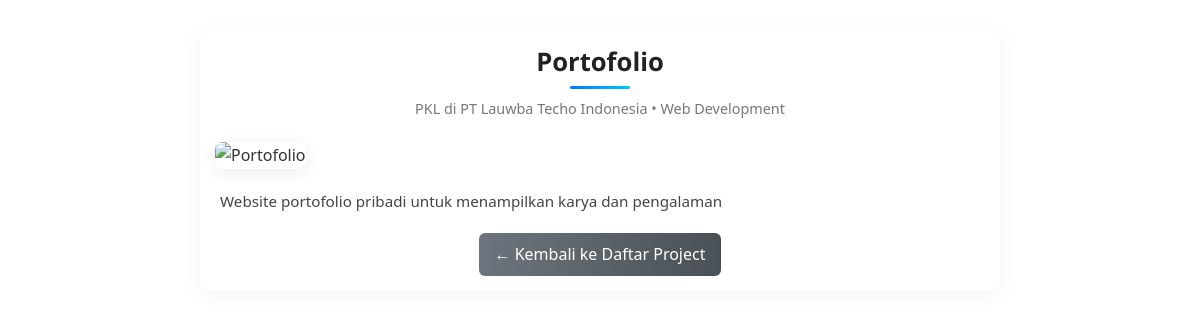
/frontend/sections/project/detail_project.php?id=3, run on the app's committed database.
### tables this page shows
CREATE TABLE `projects` (
  `id` int NOT NULL,
  `title` varchar(255) NOT NULL,
  `job` varchar(255) DEFAULT NULL,
  `category` varchar(100) DEFAULT NULL,
  `description` text,
  `image` varchar(255) DEFAULT NULL,
  `created_at` timestamp NULL DEFAULT CURRENT_TIMESTAMP,
  `updated_at` timestamp NULL DEFAULT CURRENT_TIMESTAMP ON UPDATE CURRENT_TIMESTAMP
);

### frontend/sections/project/detail_project.php (the view, shortened to what this page needs)
<?php
include "../../../config/koneksi.php";
$id = intval($_GET['id']);
$qProject = "SELECT * FROM projects WHERE id = $id";
$result = mysqli_query($connect, $qProject) or die(mysqli_error($connect));
$row = mysqli_fetch_assoc($result);
$imagePath = "../../../storages/project/" . $row['image'];
$fallbackImage = "../../../storages/project/default.jpg";
?>
<?php
include './../../partials/header.php'
?>
<section class="project-detail">
    <h2 class="project-title"><?= htmlspecialchars($row['title']) ?></h2>
    <div class="project-meta">
        <?= htmlspecialchars($row['job']) ?> &bullet; <?= htmlspecialchars($row['category']) ?>
    </div>
    <img src="<?= $imagePath ?>"
        alt="<?= htmlspecialchars($row['title']) ?>"
        class="project-cover"
        onerror="this.src='<?= $fallbackImage ?>'">
    <div class="project-content">
        <?= nl2br(htmlspecialchars($row['description'])) ?>
    </div>
    <div style="text-align: center;">
        <a href="list_project.php" class="back-btn">← Kembali ke Daftar Project</a>
    </div>
</section>

### frontend/templates-user/css/style.css (style rules this page uses)
html { overflow-x: hidden; }
a { -webkit-transition: .3s all ease; -o-transition: .3s all ease; transition: .3s all ease; }
h1, h2, h3, h4, h5, .h1, .h2, .h3, .h4, .h5 { font-family: "Open Sans", -apple-system, BlinkMacSystemFont, "Segoe UI", Roboto, "Helvetica Neue", Arial, "Noto Sans", sans-serif, "Apple Color Emoji", "Segoe UI Emoji", "Segoe UI Symbol", "Noto Color Emoji"; }

### frontend/sections/project/detail_project.php (style rules this page uses)
.project-detail { max-width: 800px; margin: 30px auto; padding: 15px; font-family: "Segoe UI", Tahoma, sans-serif; color: #333; background: #fff; border-radius: 10px; box-shadow: 0 4px 20px rgba(0, 0, 0, 0.05); animation: fadeIn 0.6s ease-in-out; }
.project-title { font-size: 1.6rem; font-weight: 700; margin-bottom: 8px; text-align: center; line-height: 1.3; color: #222; position: relative; }
.project-title::after { content: ""; display: block; width: 60px; height: 3px; background: linear-gradient(90deg, #007bff, #00c6ff); margin: 8px auto 0; border-radius: 2px; }
.project-meta { text-align: center; font-size: 0.9rem; color: #777; margin-bottom: 20px; }
.project-cover { width: 100%; border-radius: 8px; box-shadow: 0 3px 15px rgba(0, 0, 0, 0.08); margin-bottom: 20px; transition: transform 0.25s ease, box-shadow 0.25s ease; }
.project-content { font-size: 0.95rem; line-height: 1.6; color: #444; text-align: justify; padding: 0 5px; }
.back-btn { display: inline-block; margin-top: 20px; background: linear-gradient(90deg, #6c757d, #495057); color: white; padding: 8px 16px; border-radius: 6px; text-decoration: none; font-weight: 500; transition: background 0.3s ease; }

### data on the page
projects: title "Portofolio", job "PKL di PT Lauwba Techo Indonesia", category "Web Development", description "Website portofolio pribadi untuk menampilkan karya dan pengalaman"
